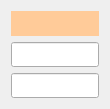
<?xml version="1.0" encoding="UTF-8"?>
<ui version="4.0">
 <class>MoldCondition_Style1</class>
 <widget class="QWidget" name="MoldCondition_Style1">
  <property name="geometry">
   <rect>
    <x>0</x>
    <y>0</y>
    <width>110</width>
    <height>105</height>
   </rect>
  </property>
  <property name="windowTitle">
   <string>Form</string>
  </property>
  <layout class="QGridLayout" name="gridLayout">
   <item row="0" column="0">
    <widget class="QLabel" name="label_Title">
     <property name="sizePolicy">
      <sizepolicy hsizetype="Expanding" vsizetype="Expanding">
       <horstretch>0</horstretch>
       <verstretch>0</verstretch>
      </sizepolicy>
     </property>
     <property name="minimumSize">
      <size>
       <width>0</width>
       <height>25</height>
      </size>
     </property>
     <property name="palette">
      <palette>
       <active>
        <colorrole role="Base">
         <brush brushstyle="SolidPattern">
          <color alpha="255">
           <red>255</red>
           <green>255</green>
           <blue>255</blue>
          </color>
         </brush>
        </colorrole>
        <colorrole role="Window">
         <brush brushstyle="SolidPattern">
          <color alpha="255">
           <red>255</red>
           <green>203</green>
           <blue>153</blue>
          </color>
         </brush>
        </colorrole>
       </active>
       <inactive>
        <colorrole role="Base">
         <brush brushstyle="SolidPattern">
          <color alpha="255">
           <red>255</red>
           <green>255</green>
           <blue>255</blue>
          </color>
         </brush>
        </colorrole>
        <colorrole role="Window">
         <brush brushstyle="SolidPattern">
          <color alpha="255">
           <red>255</red>
           <green>203</green>
           <blue>153</blue>
          </color>
         </brush>
        </colorrole>
       </inactive>
       <disabled>
        <colorrole role="Base">
         <brush brushstyle="SolidPattern">
          <color alpha="255">
           <red>255</red>
           <green>203</green>
           <blue>153</blue>
          </color>
         </brush>
        </colorrole>
        <colorrole role="Window">
         <brush brushstyle="SolidPattern">
          <color alpha="255">
           <red>255</red>
           <green>203</green>
           <blue>153</blue>
          </color>
         </brush>
        </colorrole>
       </disabled>
      </palette>
     </property>
     <property name="font">
      <font>
       <family>굴림</family>
       <pointsize>10</pointsize>
       <weight>75</weight>
       <bold>true</bold>
      </font>
     </property>
     <property name="autoFillBackground">
      <bool>true</bool>
     </property>
     <property name="text">
      <string/>
     </property>
     <property name="alignment">
      <set>Qt::AlignCenter</set>
     </property>
    </widget>
   </item>
   <item row="1" column="0">
    <widget class="QLineEdit" name="lineEdit_1">
     <property name="sizePolicy">
      <sizepolicy hsizetype="Expanding" vsizetype="Expanding">
       <horstretch>0</horstretch>
       <verstretch>0</verstretch>
      </sizepolicy>
     </property>
     <property name="minimumSize">
      <size>
       <width>0</width>
       <height>25</height>
      </size>
     </property>
     <property name="alignment">
      <set>Qt::AlignRight|Qt::AlignTrailing|Qt::AlignVCenter</set>
     </property>
    </widget>
   </item>
   <item row="2" column="0">
    <widget class="QLineEdit" name="lineEdit_2">
     <property name="sizePolicy">
      <sizepolicy hsizetype="Expanding" vsizetype="Expanding">
       <horstretch>0</horstretch>
       <verstretch>0</verstretch>
      </sizepolicy>
     </property>
     <property name="minimumSize">
      <size>
       <width>0</width>
       <height>25</height>
      </size>
     </property>
     <property name="alignment">
      <set>Qt::AlignRight|Qt::AlignTrailing|Qt::AlignVCenter</set>
     </property>
    </widget>
   </item>
  </layout>
 </widget>
 <resources/>
 <connections/>
</ui>
